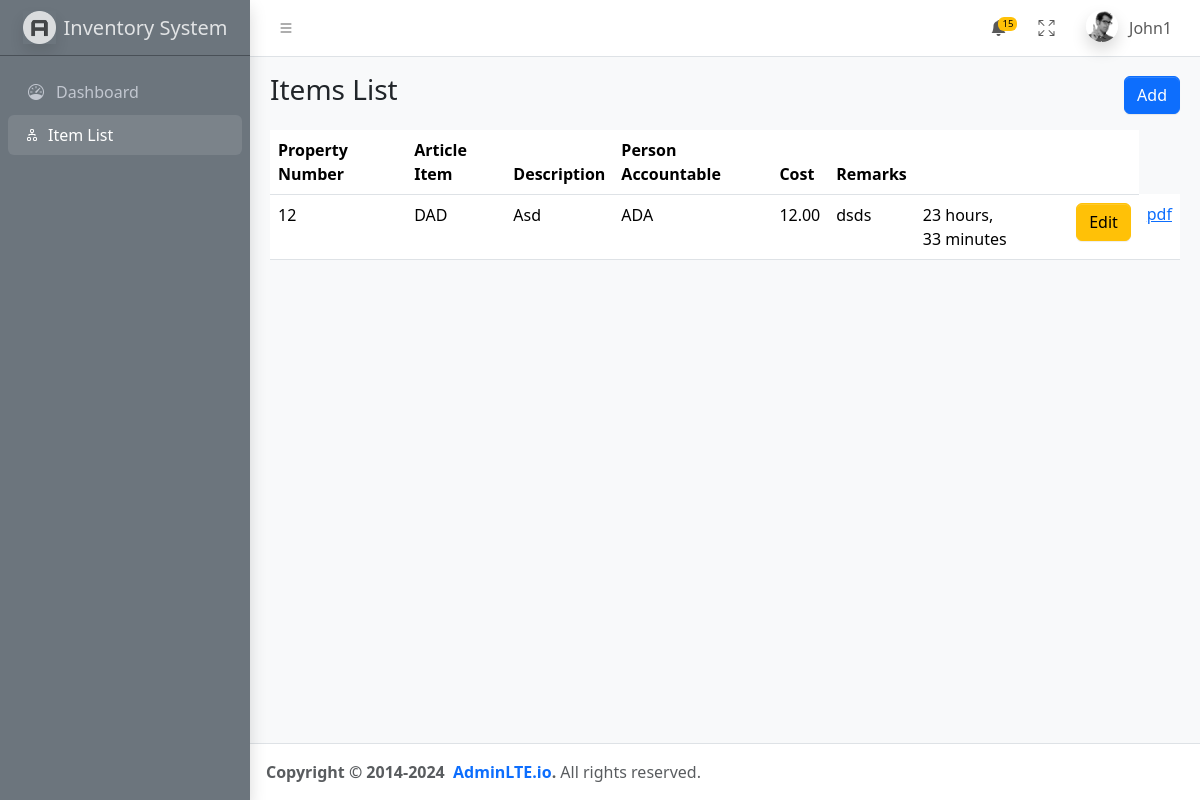
Screenshot of /item_list/ (signed in) with the database file from the repository.
### base/models.py (models this page shows, shortened)
class Equipment(models.Model):
    uuid = models.UUIDField(default=uuid.uuid4, editable=False, unique=True)
    property_num = models.IntegerField(unique=True)
    article_item = models.CharField(max_length=50)
    description = models.TextField()
    person_accountable = models.CharField(max_length=50)
    cost = models.DecimalField(max_digits=10, decimal_places=2)
    remarks = models.CharField(max_length=100)
    date_save = models.DateTimeField(auto_now_add=True)
    time_stamp = models.DateTimeField(auto_now=True)

### base/views.py (the view)
# urls.py: path('item_list/', item_list, name="item_list"),
@login_required(login_url="user_login")
def item_list(request):
    items = Equipment.objects.all().order_by('-time_stamp')
    form = ItemForm()
    if request.method == 'POST':
        form = ItemForm(request.POST)
        if form.is_valid():
            form.save()
            messages.success(request, 'Successfuly Save')
            return redirect('item_list')
    context = {
        'form':form,
        'items':items
    }
    return render(request, 'base/items.html', context)

### base/templatetags/custom_filters.py (called while the page is built)
@register.filter
def capitalize_sentences(text):
    if not text:
        return text
    sentences = re.split('(\.|\?|\!)', text)
    sentences = [s.strip().capitalize() if s.strip() else s for s in sentences]
    return ''.join(sentences)

### base/templates/base/items.html (shortened to what this page needs)
{% extends 'base.html' %}
{% load custom_filters %}
{% block row-title %}
Items List
{% endblock row-title %}
{% block ol %}
<ol class="breadcrumb float-sm-end">
    <li class="breadcrumb-item">
        <button type="button" class="btn btn-primary" data-bs-toggle="modal" data-bs-target="#addModal">
            Add
        </button>
    </li>
</ol>
{% endblock ol %}
{% block content %}
<table class="table">
    <thead>
        <tr>
            <th>Property Number</th>
            <th>Article Item</th>
            <th>Description</th>
            <th>Person Accountable</th>
            <th>Cost</th>
            <th>Remarks</th>
            <th></th>
            <th></th>
        </tr>
    </thead>
    <tbody>
        {% for item in items %}
        <tr>
            <td> {{item.property_num}} </td>
            <td> {{item.article_item|upper}} </td>
            <td> {{item.description|capitalize_sentences}} </td>
            <td> {{item.person_accountable|upper}} </td>
            <td> {{item.cost}} </td>
            <td> {{item.remarks}} </td>
            <td> {{item.time_stamp|timesince}} </td>
            <td>
                <button type="button" class="btn btn-warning edit-btn"
                    data-bs-toggle="modal"
                    data-bs-target="#editModal"
                    data-id="{{ item.id }}"
                    data-property_num="{{ item.property_num }}"
                    data-article_item="{{ item.article_item }}"
                    data-description="{{ item.description }}"
                    data-person_accountable="{{ item.person_accountable }}"
                    data-cost="{{ item.cost }}"
                    data-remarks="{{ item.remarks }}">
                    Edit
                </button>
            </td>
            <td> <a href="{% url 'generate_repair_request_pdf' item.uuid %}" target="_blank">pdf</a> </td>
        </tr>
        {% endfor %}
    </tbody>
</table>
{% endblock content %}

### templates/nav_bar.html (shortened to what this page needs)
{% load static %}
<nav class="app-header navbar navbar-expand bg-body">
    <div class="container-fluid">
      <ul class="navbar-nav">
        <li class="nav-item">
          <a class="nav-link" data-lte-toggle="sidebar" href="#" role="button">
            <i class="bi bi-list"></i>
          </a>
        </li>
      </ul>
      <ul class="navbar-nav ms-auto">
        <li class="nav-item dropdown">
          <a class="nav-link" data-bs-toggle="dropdown" href="#">
            <span class="navbar-badge badge text-bg-warning">15</span>
          </a>
        </li>
        <li class="nav-item">
          <a class="nav-link" href="#" data-lte-toggle="fullscreen">
            <i data-lte-icon="maximize" class="bi bi-arrows-fullscreen"></i>
          </a>
        </li>
        <li class="nav-item dropdown user-menu">
          <a href="#" class="nav-link dropdown-toggle" data-bs-toggle="dropdown">
            <img
              src="{% static 'dist/assets/img/user2-160x160.jpg' %}"
              class="user-image rounded-circle shadow"
              alt="User Image"
            />
            <span class="d-none d-md-inline"> {{request.user.username}} </span>
          </a>
        </li>
      </ul>
    </div>
  </nav>

### rows the page displays
Equipment: property_num "12", article_item "DAD", description "Asd", person_accountable "ADA", cost "12.00", remarks "dsds", time_stamp "23 hours, 33 minutes"

### other values shown
{{ request.user.username }} "John1"
